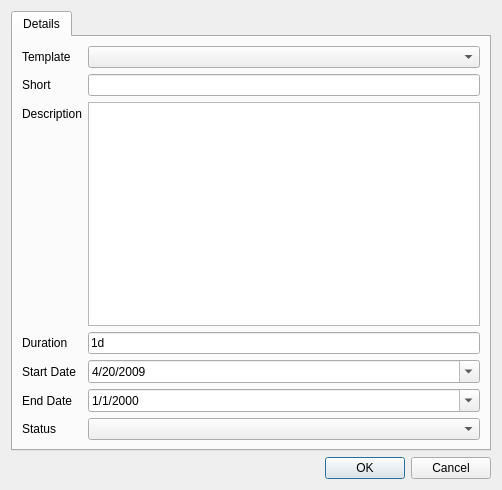
<?xml version="1.0" encoding="UTF-8"?>
<ui version="4.0">
 <class>TaskDialog</class>
 <widget class="QDialog" name="TaskDialog">
  <property name="geometry">
   <rect>
    <x>0</x>
    <y>0</y>
    <width>502</width>
    <height>490</height>
   </rect>
  </property>
  <property name="windowTitle">
   <string>Dialog</string>
  </property>
  <layout class="QVBoxLayout" name="verticalLayout">
   <item>
    <widget class="QTabWidget" name="tabWidget">
     <property name="tabShape">
      <enum>QTabWidget::Rounded</enum>
     </property>
     <property name="currentIndex">
      <number>0</number>
     </property>
     <property name="elideMode">
      <enum>Qt::ElideNone</enum>
     </property>
     <widget class="QWidget" name="tab">
      <attribute name="title">
       <string>Details</string>
      </attribute>
      <layout class="QHBoxLayout" name="horizontalLayout">
       <item>
        <layout class="QFormLayout" name="formLayout">
         <property name="fieldGrowthPolicy">
          <enum>QFormLayout::AllNonFixedFieldsGrow</enum>
         </property>
         <item row="0" column="0">
          <widget class="QLabel" name="lblTemplate">
           <property name="text">
            <string>Template</string>
           </property>
          </widget>
         </item>
         <item row="0" column="1">
          <widget class="QComboBox" name="cboTemplate"/>
         </item>
         <item row="1" column="0">
          <widget class="QLabel" name="label">
           <property name="text">
            <string>Short</string>
           </property>
          </widget>
         </item>
         <item row="1" column="1">
          <widget class="QLineEdit" name="shortDescription"/>
         </item>
         <item row="2" column="0">
          <widget class="QLabel" name="label_2">
           <property name="text">
            <string>Description</string>
           </property>
          </widget>
         </item>
         <item row="2" column="1">
          <widget class="QTextEdit" name="description">
           <property name="html">
            <string>&lt;!DOCTYPE HTML PUBLIC &quot;-//W3C//DTD HTML 4.0//EN&quot; &quot;http://www.w3.org/TR/REC-html40/strict.dtd&quot;&gt;
&lt;html&gt;&lt;head&gt;&lt;meta name=&quot;qrichtext&quot; content=&quot;1&quot; /&gt;&lt;style type=&quot;text/css&quot;&gt;
p, li { white-space: pre-wrap; }
&lt;/style&gt;&lt;/head&gt;&lt;body style=&quot; font-family:'MS Shell Dlg 2'; font-size:8.25pt; font-weight:400; font-style:normal;&quot;&gt;
&lt;p style=&quot;-qt-paragraph-type:empty; margin-top:0px; margin-bottom:0px; margin-left:0px; margin-right:0px; -qt-block-indent:0; text-indent:0px; font-family:'Sans'; font-size:10pt;&quot;&gt;&lt;/p&gt;&lt;/body&gt;&lt;/html&gt;</string>
           </property>
          </widget>
         </item>
         <item row="3" column="0">
          <widget class="QLabel" name="label_3">
           <property name="text">
            <string>Duration</string>
           </property>
          </widget>
         </item>
         <item row="4" column="0">
          <widget class="QLabel" name="label_4">
           <property name="text">
            <string>Start Date</string>
           </property>
          </widget>
         </item>
         <item row="4" column="1">
          <widget class="QDateEdit" name="startDate">
           <property name="displayFormat">
            <string>M/d/yyyy</string>
           </property>
           <property name="calendarPopup">
            <bool>true</bool>
           </property>
           <property name="date">
            <date>
             <year>2009</year>
             <month>4</month>
             <day>20</day>
            </date>
           </property>
          </widget>
         </item>
         <item row="5" column="0">
          <widget class="QLabel" name="label_5">
           <property name="text">
            <string>End Date</string>
           </property>
          </widget>
         </item>
         <item row="5" column="1">
          <widget class="QDateEdit" name="endDate">
           <property name="displayFormat">
            <string>M/d/yyyy</string>
           </property>
           <property name="calendarPopup">
            <bool>true</bool>
           </property>
          </widget>
         </item>
         <item row="6" column="0">
          <widget class="QLabel" name="label_6">
           <property name="text">
            <string>Status</string>
           </property>
          </widget>
         </item>
         <item row="6" column="1">
          <widget class="QComboBox" name="status"/>
         </item>
         <item row="3" column="1">
          <widget class="DurationControl" name="duration">
           <property name="text">
            <string>1d</string>
           </property>
          </widget>
         </item>
        </layout>
       </item>
      </layout>
     </widget>
    </widget>
   </item>
   <item>
    <widget class="QDialogButtonBox" name="buttonBox">
     <property name="orientation">
      <enum>Qt::Horizontal</enum>
     </property>
     <property name="standardButtons">
      <set>QDialogButtonBox::Cancel|QDialogButtonBox::Ok</set>
     </property>
    </widget>
   </item>
  </layout>
 </widget>
 <customwidgets>
  <customwidget>
   <class>DurationControl</class>
   <extends>QLineEdit</extends>
   <header>durationcontrol.h</header>
  </customwidget>
 </customwidgets>
 <resources/>
 <connections>
  <connection>
   <sender>buttonBox</sender>
   <signal>accepted()</signal>
   <receiver>TaskDialog</receiver>
   <slot>accept()</slot>
   <hints>
    <hint type="sourcelabel">
     <x>248</x>
     <y>254</y>
    </hint>
    <hint type="destinationlabel">
     <x>157</x>
     <y>274</y>
    </hint>
   </hints>
  </connection>
  <connection>
   <sender>buttonBox</sender>
   <signal>rejected()</signal>
   <receiver>TaskDialog</receiver>
   <slot>reject()</slot>
   <hints>
    <hint type="sourcelabel">
     <x>316</x>
     <y>260</y>
    </hint>
    <hint type="destinationlabel">
     <x>286</x>
     <y>274</y>
    </hint>
   </hints>
  </connection>
 </connections>
</ui>
